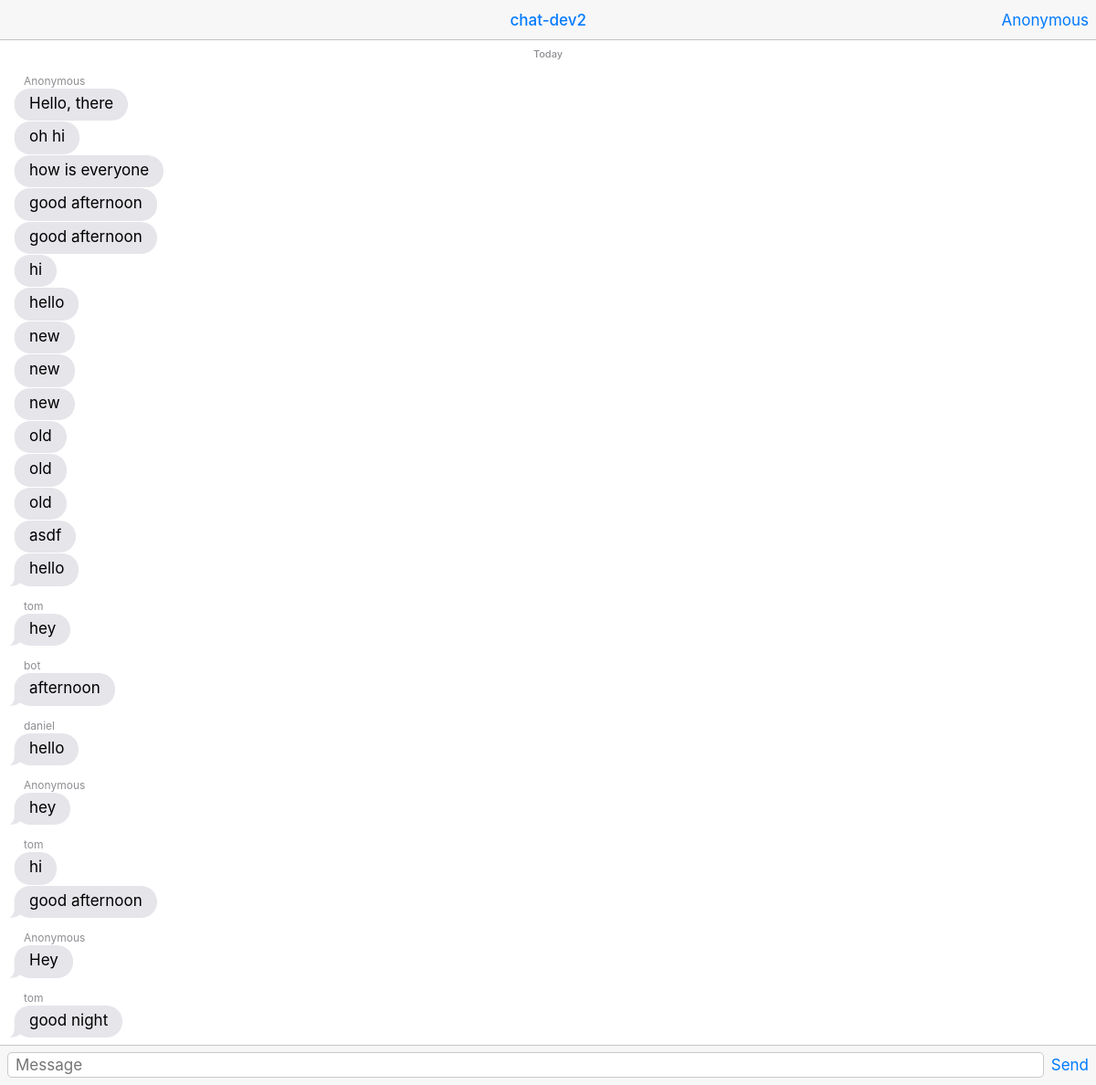
The page /core/ on the database as committed earlier.
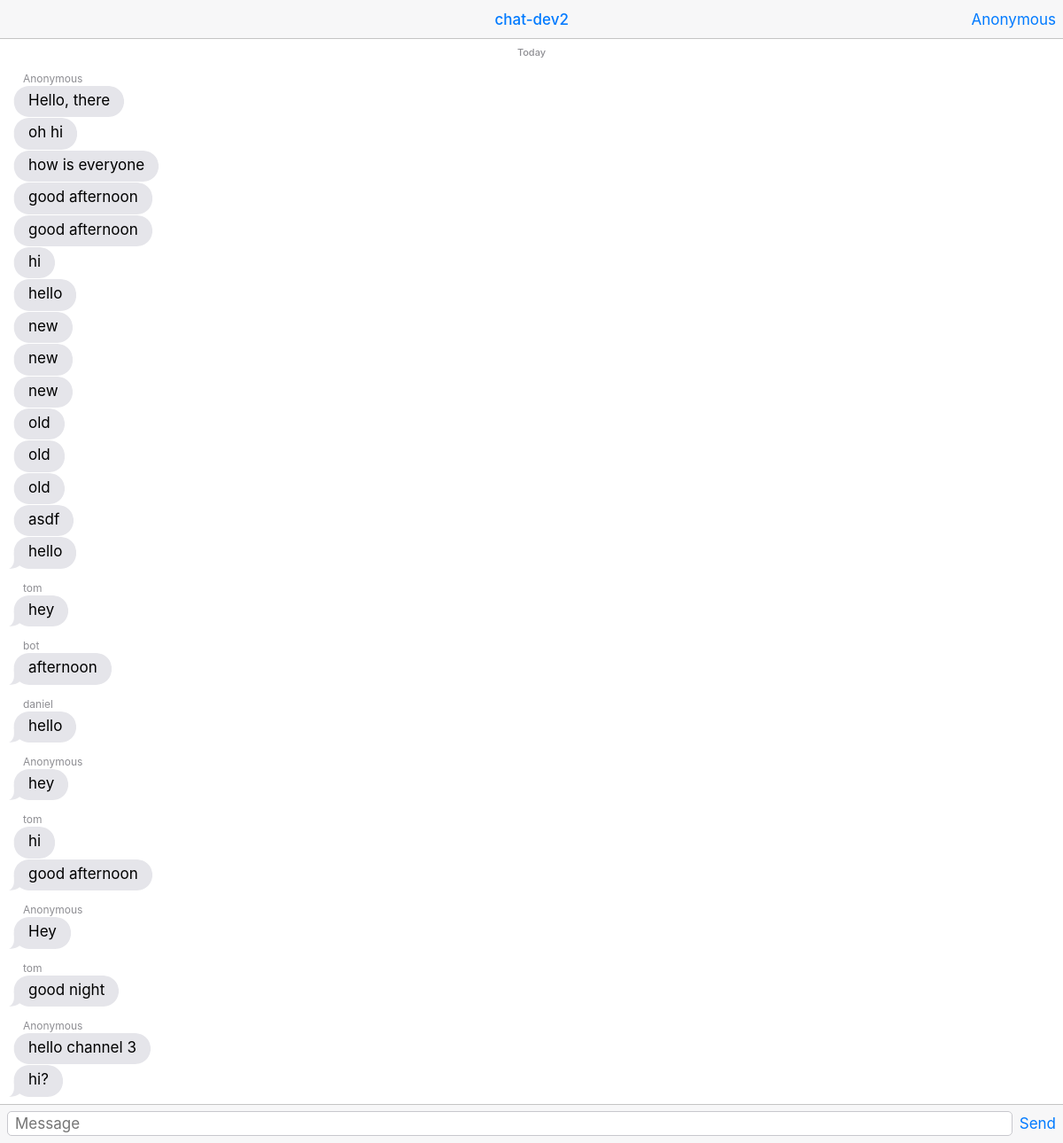
The same page on the database as committed later.
### core/models.py (models this page shows)
class ChatMessage(models.Model):
	room = models.CharField(blank=True, max_length=100)
	message = models.TextField(blank=True)
	time = models.DateField(auto_now_add=True)
	user = models.CharField(blank=True, null=True, max_length=100)

### core/views.py (the view)
def index(request):
    room = request.GET.get('room', 'chat-dev2')
    messages = ChatMessage.objects.filter(room=room).order_by('-time')
    template = loader.get_template('core/index.html')
    context = {
        'messages': messages,
    }
    return HttpResponse(template.render(context, request))

### templates/core/index.html (shortened to what this page needs)
{% load static %}
<!DOCTYPE html>
<html>
<head>
	<link rel="stylesheet" href="{% static "vendors/Framework7/dist/css/framework7.ios.min.css" %}">
	<link rel="stylesheet" href="{% static "vendors/Framework7/dist/css/framework7.ios.colors.min.css" %}">
	<link rel="stylesheet" href="{% static "css/my-app.css" %}">
</head>
<body>
<div class="views">
	<div class="view view-main">
		<div class="navbar">
			<div class="navbar-inner">
				<div class="center"><a class="link" href="#" id="room_name"></a></div>
				<div class="right"><a href="#" class="link button-login" data-action="login" id="current_user"
				                      data-user="Anonymous">Anonymous</a></div>
			</div>
		</div>
		<div class="pages navbar-through toolbar-through">
			<div class="page" data-page="index">
				<div class="page-content messages-content">
					<div class="messages">
						<div class="messages-date">Today</div>
						{% for message in messages %}
							<div class="message message-received">
								<div class="message-name">
									{% if 'Anonymous_' in message.user or not message.user %}
										Anonymous
									{% else %}
										{{ message.user }}
									{% endif %}
								</div>
								<div class="message-text">{{ message.message }}</div>
							</div>
						{% endfor %}
					</div>
				</div>
			</div>
		</div>
		<div class="toolbar messagebar">
			<div class="toolbar-inner">
				<textarea id="input_message" placeholder="Message"></textarea><a href="#" id="button_send" class="link">Send</a>
			</div>
		</div>
	</div>
</div>
</body>
</html>

Rows that differ between the two databases and show on the page:
added ChatMessage: user "Anonymous", message "hello channel 3"
added ChatMessage: message "hi?"
